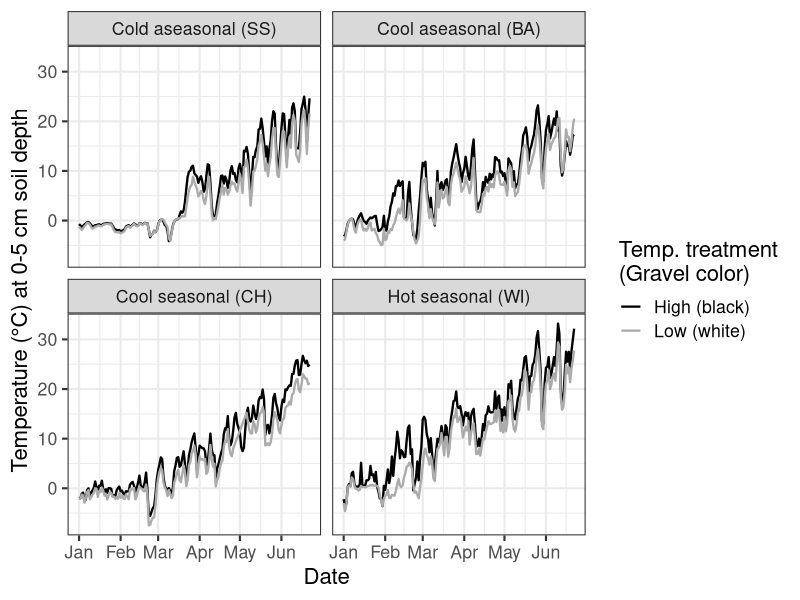
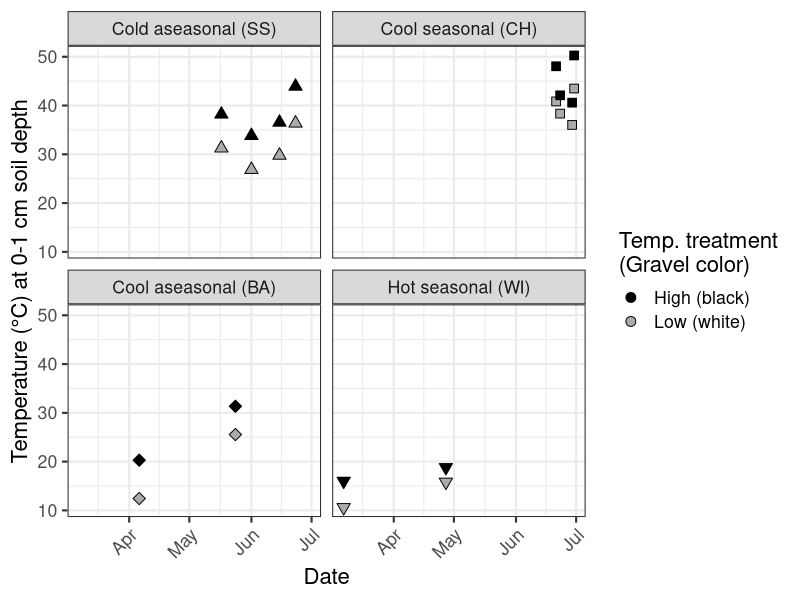

Reproduce these figures in R, in order.
library(tidyverse); library(lubridate)

temp_m <- read_csv("data/micrositetemperature.csv")
temp <- read_csv("data/BCtemploggers.csv")

theme_set(theme_bw(base_size = 16))

temp %>%
  filter(Site == "Balzor" & Color == "Black") %>% 
  arrange(Date) %>% 
  print(n = Inf)
# Baltzor data on black gravel goes until Jun-22

# Cut all data to be between Jan-1 and Jun-22
clean_dat <- temp %>% filter(Date >= "2022-01-01" & Date <= "2022-06-22")

clean_dat %>% 
  mutate(Site = case_when(Site == "Balzor" ~ "Cool aseasonal (BA)",
                          Site == "Cheyenne" ~ "Cool seasonal (CH)",
                          Site == "Sheep" ~ "Cold aseasonal (SS)",
                          Site == "Wildcat" ~ "Hot seasonal (WI)")) %>% 
  mutate(Site = factor(Site, levels = c("Cold aseasonal (SS)",
                                        "Cool seasonal (CH)",
                                        "Cool aseasonal (BA)",
                                        "Hot seasonal (WI)"))) %>% 
  mutate(Site = case_when(Site == "Balzor" ~ "Baltzor",
                          T ~ Site)) %>% 
  mutate(Color = case_when(Color == "Black" ~ "High (black)",
                           Color == "White" ~ "Low (white)")) %>% 
  ggplot(aes(x = Date, y = Temp_C, color = Color)) +
  geom_line(linewidth = 0.8) +
  facet_wrap(~Site) +
  scale_color_manual(values = c("black", "gray67")) +
  labs(y = "Temperature (°C) at 0-5 cm soil depth", x = "Date", color = "Temp. treatment\n(Gravel color)") -> soil05

png("figs/FigS3_SoilTemp5cm.png", width = 8, height = 6, res = 300, units = "in")
soil05
dev.off()

clean_dat %>% 
  select(Site, Date, Color, Temp_C) %>% 
  spread(key = Color, value = Temp_C) %>% 
  mutate(Diff = Black - White) %>% 
  group_by(Site) %>% 
  summarize(mean_black = mean(Black, na.rm = T),
            sd_black = sd(Black, na.rm = T)/sqrt(n()),
            mean_white = mean(White, na.rm = T),
            sd_white = sd(White, na.rm = T)/sqrt(n()),
            mean_diff = mean(Diff, na.rm = T),
            sd_diff = sd(Diff, na.rm = T)/sqrt(n()))

# Update site labels
temp_m %>% 
  mutate(Site = case_when(Site == "Balzor" ~ "Cool aseasonal (BA)",
                          Site == "Cheyenne" ~ "Cool seasonal (CH)",
                          Site == "SheepStation" ~ "Cold aseasonal (SS)",
                          Site == "Wildcat" ~ "Hot seasonal (WI)")) %>% 
  mutate(Site = factor(Site, levels = c("Cold aseasonal (SS)",
                                        "Cool seasonal (CH)",
                                        "Cool aseasonal (BA)",
                                        "Hot seasonal (WI)"))) %>% 
  mutate(Color = case_when(Color == "Black" ~ "High (black)",
                           Color == "White" ~ "Low (white)")) %>% 
  mutate(Date = mdy(Date)) %>% 
  group_by(Site, Date, Color) %>% 
  summarize(mean = mean(SoilT_1cm, na.rm = T),
            sd = sd(SoilT_1cm)) %>% 
  ungroup() %>% 
  ggplot(aes(x = Date, y = mean)) +
  geom_point(size = 3, aes(shape = Site, fill = Color)) +
  scale_fill_manual(values = c("black", "gray67")) +
  facet_wrap(~Site) +
  labs(x = "Date", y = "Temperature (°C) at 0-1 cm soil depth",
       fill = "Temp. treatment\n(Gravel color)") +
  theme(axis.text.x = element_text(angle = 45, hjust = 1)) +
  scale_shape_manual(values = c(24,22,23,25), guide = "none") +
  guides(fill=guide_legend(override.aes=list(shape=21))) -> soil_temp

temp_m %>% 
  group_by(Site, Color) %>% 
  summarize(mean = mean(SoilT_1cm, na.rm = T)) %>% 
  spread(key = Color, value = mean) %>% 
  mutate(diff = Black - White)


png("figs/FigS2_soil_temp.png", width = 8, height = 6, res = 300, units = "in")
soil_temp
dev.off()
